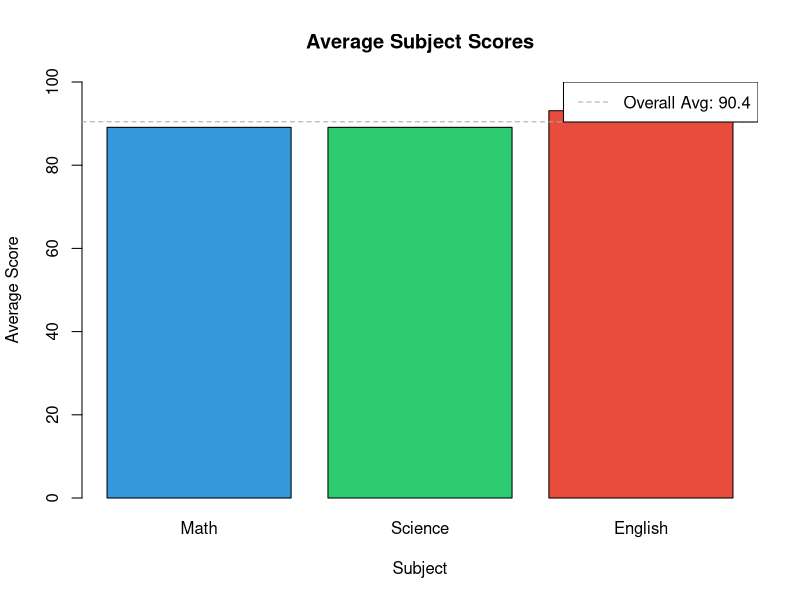

This chart was generated by the following R code:
# Bar chart with base graphics
students <- data.frame(
  Student = c(
    "Srinivas", "Siva", "Naveen", "Srinath", "Ganesh",
    "Anil", "Deep", "Radhakrishna", "Kiran", "Harsha"
  ),
  Math = c(82, 72, 93, 94, 96, 92, 90, 94, 90, 88),
  Science = c(89,90,91,92,89,88,87,85,89,91),
  English = c(90,92,93,94,97,96,94,93,92,90),
  Hours = c(5.0,4.0,6.0,3.0,5.5,3.5,2.0,8.0,1.0,6.0)
)

avgs <- colMeans(students[, c("Math", "Science", "English")])

barplot(
  avgs,
  main = "Average Subject Scores",
  xlab = "Subject",
  ylab = "Average Score",
  col = c("#3498db", "#2ecc71", "#e74c3c"),
  ylim = c(0, 100),
  border = "black"
)

abline(h = mean(avgs), col = "darkgray", lty = 2)

legend(
  "topright",
  legend = paste("Overall Avg:", round(mean(avgs), 1)),
  lty = 2,
  col = "darkgray"
)
